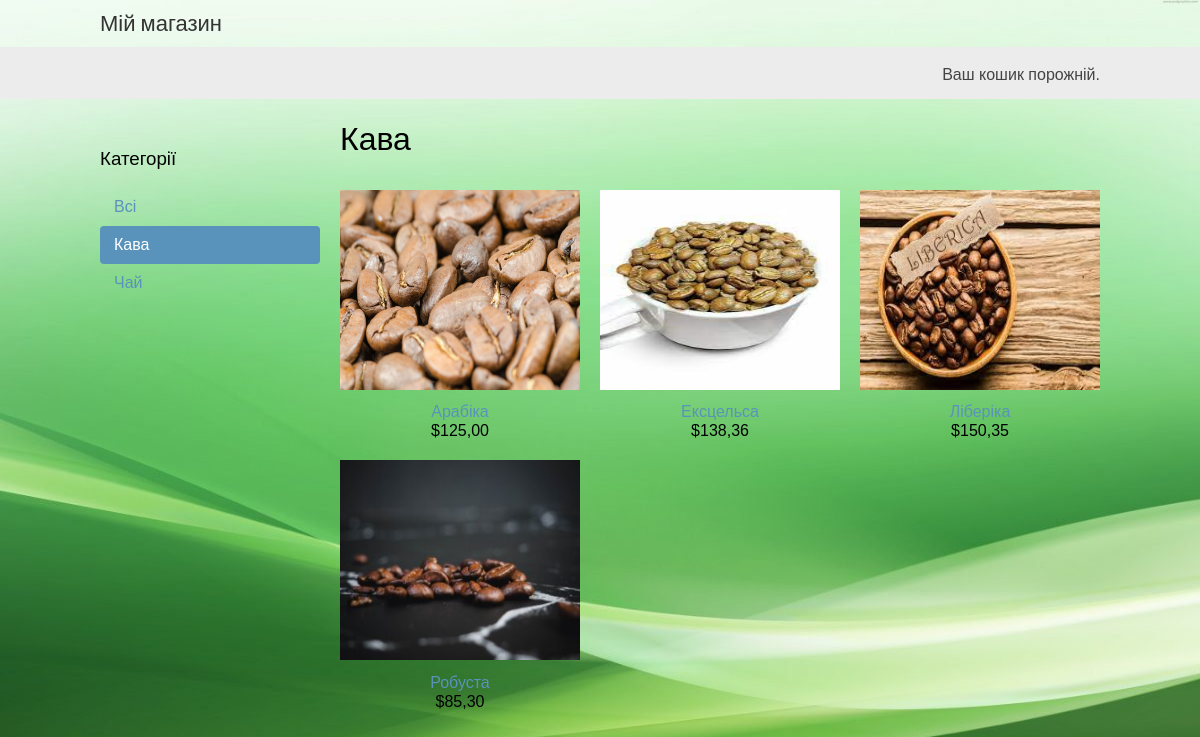
Screenshot of /cofee/ with the database file from the repository.
### shop/models.py (models this page shows, shortened)
class Category(models.Model):
    name = models.CharField(max_length=200)
    slug = models.SlugField(max_length=200, unique=True)
    class Meta:
        ordering = ['name']
        indexes = [
            models.Index(fields=['name']),
                   ]
        verbose_name = 'категорія'
        verbose_name_plural = 'категорії'
    def get_absolute_url(self):
        return reverse('shop:product_list_by_category', args=[self.slug])

class Product(models.Model):
    category = models.ForeignKey(Category, related_name='products', on_delete=models.CASCADE)
    name = models.CharField(max_length=200)
    slug = models.CharField(max_length=200)
    image = models.ImageField(upload_to='products/%Y/%m/%d', blank=True)
    description = models.TextField(blank=True)
    price = models.DecimalField(max_digits=10, decimal_places=2)
    available = models.BooleanField(default=True)
    created = models.DateTimeField(auto_now_add=True)
    updated = models.DateTimeField(auto_now=True)
    class Meta:
        ordering = ['name']
        indexes = [
            models.Index(fields=['id', 'slug']),
            models.Index(fields=['name']),
            models.Index(fields=['-created']),
        ]
        verbose_name = 'продукт'
        verbose_name_plural = 'продукти'
    def get_absolute_url(self):
        return reverse('shop:product_detail', args=[self.id, self.slug])

### shop/views.py (the view)
# urls.py: path('', views.product_list, name='product_list'),
def product_list(request, category_slug=None):
    category = None
    categories = Category.objects.all()
    products = Product.objects.filter(available=True)
    if category_slug:
        category = get_object_or_404(Category, slug=category_slug)
        products = products.filter(category=category)
    return render(request, 'shop/product/list.html', {'category': category, 'categories': categories, 'products': products})

### cart/cart.py (called while the page is built)
    def __len__(self):
        return sum(item['quantity'] for item in self.cart.values())

### cart/context_processors.py (called while the page is built)
def cart(request):
    return {'cart': Cart(request)}

### shop/templates/shop/product/list.html (shortened to what this page needs)
{% extends "shop/base.html" %}
{% load static %}
{% block content %}
  <div id="sidebar">
    <h3>Категорії</h3>
    <ul>
      <li {% if not category %}class="selected"{% endif %}>
        <a href="{% url 'shop:product_list' %}">Всі</a>
      </li>
      {% for c in categories %}
        <li {% if category.slug == c.slug %}class="selected"{% endif %}>
          <a href="{{ c.get_absolute_url }}">{{ c.name }}</a>
        </li>
      {% endfor %}
    </ul>
  </div>
  <div id="main" class="product-list">
    <h1>{% if category %}{{ category.name }}{% else %}Продукція{% endif %}</h1>
    {% for product in products %}
      <div class="item">
        <a href="{{ product.get_absolute_url }}">
          <img src="{% if product.image %}{{ product.image.url }}{% else %}{% static 'img/no_image.png' %}{% endif %}" width="150" height="200">
        </a>
        <a href="{{ product.get_absolute_url }}">{{ product.name }}</a>
        <br>
        ${{ product.price }}
      </div>
    {% endfor %}
  </div>
{% endblock %}

### shop/static/css/base.css (style rules this page uses)
body { margin:0; padding:0; font-family:helvetica, sans-serif; background-image: url('/static/img/img_fon.jpg'); background-repeat: no-repeat; background-attachment: fixed; background-size: 100% 100%; }
h1, h2, h3, h4, h5 , h6 { font-family: 'Ubuntu', sans-serif; font-weight:normal; }
a { text-decoration:none; color:#5993bb; }
#sidebar { width:220px; padding:30px 20px 0 0; float:left; }
#sidebar ul { margin:0; padding:0; }
#sidebar ul li { margin:0; list-style:none; padding:10px 14px; }
#sidebar ul li a { display:block; }
#sidebar ul li.selected { background:#5993bb; border-radius:4px; }
#sidebar ul li.selected a { color:#fff; }
#main { float:left; width: 96%; margin-right:-220px; overflow:hidden; }
.product-list .item { width:25%; padding:10px 20px 10px 0; float:left; text-align:center; line-height:1.2; }
.product-list .item img { width:100%; margin-bottom:8px; }

### rows the page displays
Category: name "Кава"
Category: name "Чай"
Product: image (picture), name "Арабіка", price "125,00"
Product: image (picture), name "Ексцельса", price "138,36"
Product: image (picture), name "Ліберіка", price "150,35"
Product: image (picture), name "Робуста", price "85,30"
